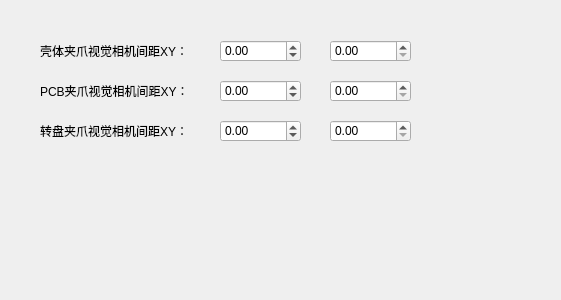
<?xml version="1.0" encoding="UTF-8"?>
<ui version="4.0">
 <class>WidgetGrip</class>
 <widget class="QWidget" name="WidgetGrip">
  <property name="geometry">
   <rect>
    <x>0</x>
    <y>0</y>
    <width>561</width>
    <height>300</height>
   </rect>
  </property>
  <property name="windowTitle">
   <string>Form</string>
  </property>
  <widget class="QLabel" name="label_8">
   <property name="geometry">
    <rect>
     <x>40</x>
     <y>40</y>
     <width>161</width>
     <height>21</height>
    </rect>
   </property>
   <property name="text">
    <string>壳体夹爪视觉相机间距XY：</string>
   </property>
  </widget>
  <widget class="QDoubleSpinBox" name="doubleSpinBox_gripToCamY">
   <property name="geometry">
    <rect>
     <x>330</x>
     <y>40</y>
     <width>81</width>
     <height>22</height>
    </rect>
   </property>
  </widget>
  <widget class="QDoubleSpinBox" name="doubleSpinBox_gripToCamX">
   <property name="geometry">
    <rect>
     <x>220</x>
     <y>40</y>
     <width>81</width>
     <height>22</height>
    </rect>
   </property>
   <property name="minimum">
    <double>-10000.000000000000000</double>
   </property>
   <property name="maximum">
    <double>10000.000000000000000</double>
   </property>
  </widget>
  <widget class="QLabel" name="label_9">
   <property name="geometry">
    <rect>
     <x>40</x>
     <y>80</y>
     <width>161</width>
     <height>21</height>
    </rect>
   </property>
   <property name="text">
    <string>PCB夹爪视觉相机间距XY：</string>
   </property>
  </widget>
  <widget class="QDoubleSpinBox" name="doubleSpinBox_gripToCamX_2">
   <property name="geometry">
    <rect>
     <x>220</x>
     <y>80</y>
     <width>81</width>
     <height>22</height>
    </rect>
   </property>
   <property name="minimum">
    <double>-10000.000000000000000</double>
   </property>
   <property name="maximum">
    <double>10000.000000000000000</double>
   </property>
  </widget>
  <widget class="QDoubleSpinBox" name="doubleSpinBox_gripToCamY_2">
   <property name="geometry">
    <rect>
     <x>330</x>
     <y>80</y>
     <width>81</width>
     <height>22</height>
    </rect>
   </property>
  </widget>
  <widget class="QDoubleSpinBox" name="doubleSpinBox_gripToCamY_3">
   <property name="geometry">
    <rect>
     <x>330</x>
     <y>120</y>
     <width>81</width>
     <height>22</height>
    </rect>
   </property>
  </widget>
  <widget class="QLabel" name="label_10">
   <property name="geometry">
    <rect>
     <x>40</x>
     <y>120</y>
     <width>161</width>
     <height>21</height>
    </rect>
   </property>
   <property name="text">
    <string>转盘夹爪视觉相机间距XY：</string>
   </property>
  </widget>
  <widget class="QDoubleSpinBox" name="doubleSpinBox_gripToCamX_3">
   <property name="geometry">
    <rect>
     <x>220</x>
     <y>120</y>
     <width>81</width>
     <height>22</height>
    </rect>
   </property>
   <property name="minimum">
    <double>-10000.000000000000000</double>
   </property>
   <property name="maximum">
    <double>10000.000000000000000</double>
   </property>
  </widget>
 </widget>
 <resources/>
 <connections/>
</ui>
